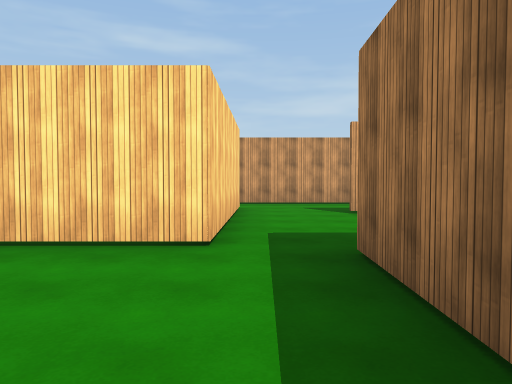
view 1 (above)

24 first-person views from a walk through a scene from a Unity 3-D project. The camera is 1.5 m above the floor, tilts 2° down and sees 70° across. The floor is counted in squares, 2.4 m on a side. Each view is taken from the middle of a square. On the plan, view 1 faces up. The plan holds only what a view shows up to about 10 squares ahead; the rest is blank. The place goes on beyond the plan. The player character is not drawn. Surface patterns are stand-ins for the level's own textures.

view 2
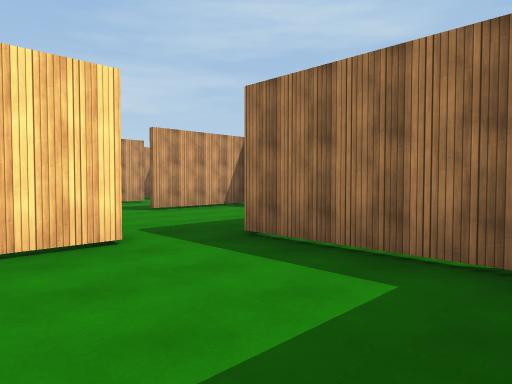

view 3
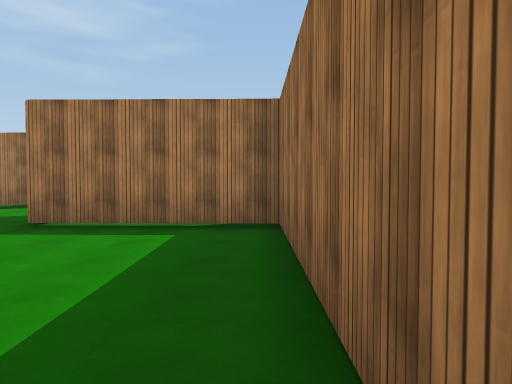

view 4
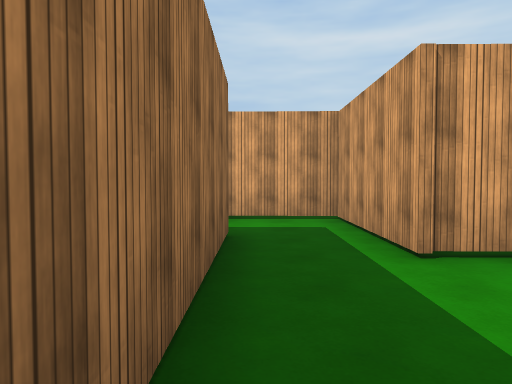

view 5
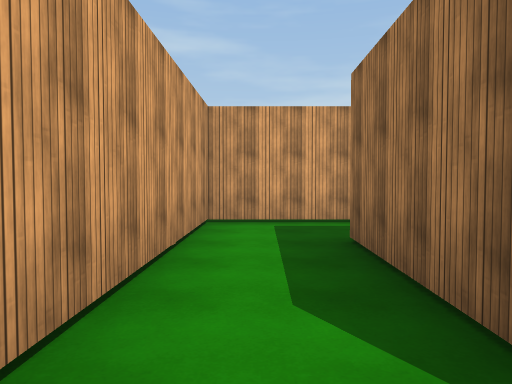

view 6
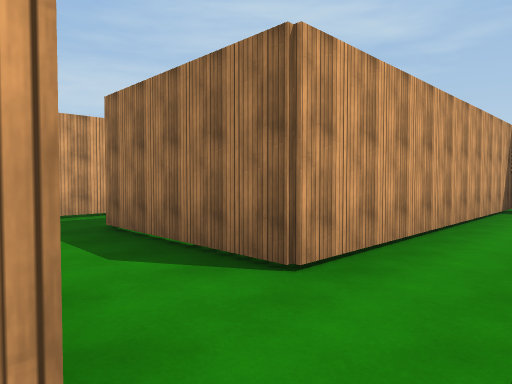

view 7
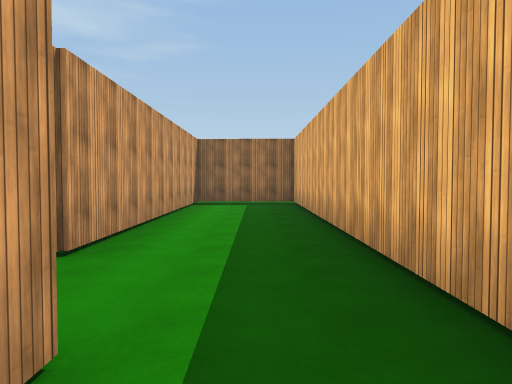

view 8
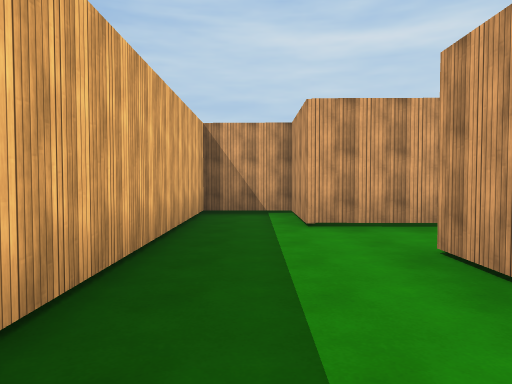

view 9
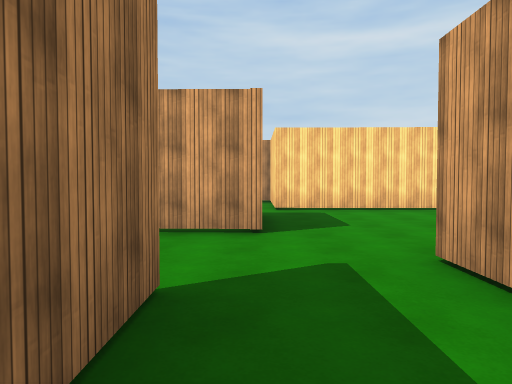

view 10
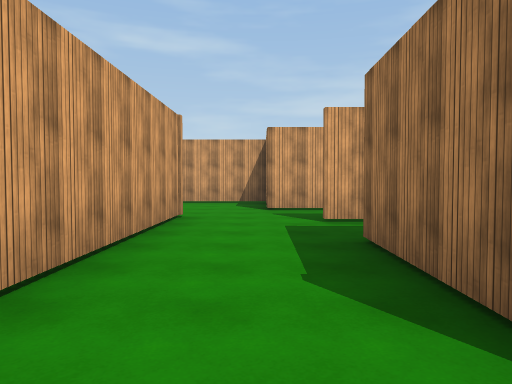

view 11
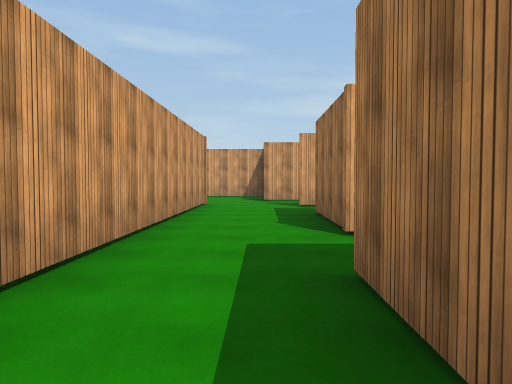

view 12
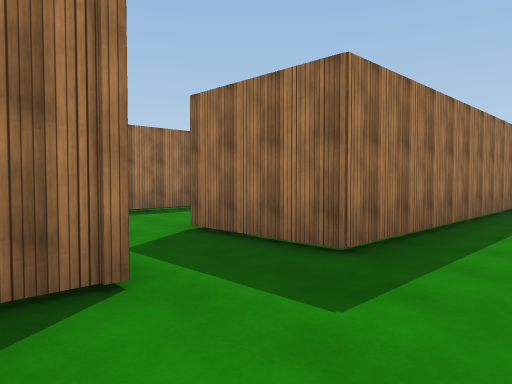

view 13
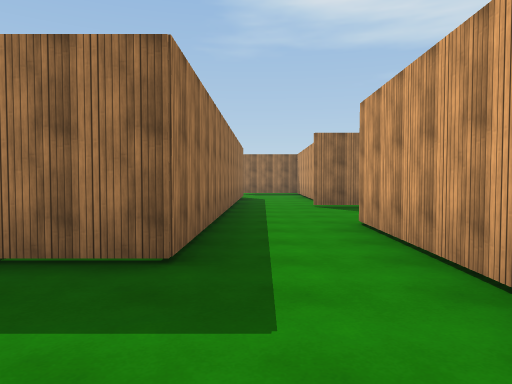

view 14
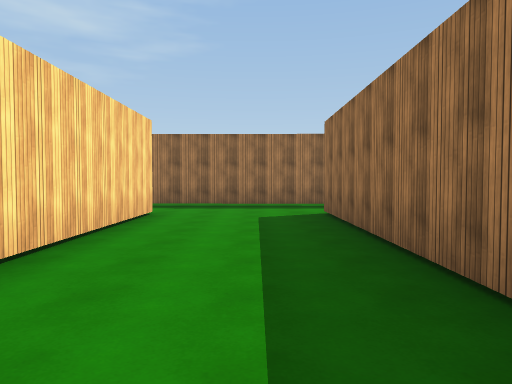

view 15
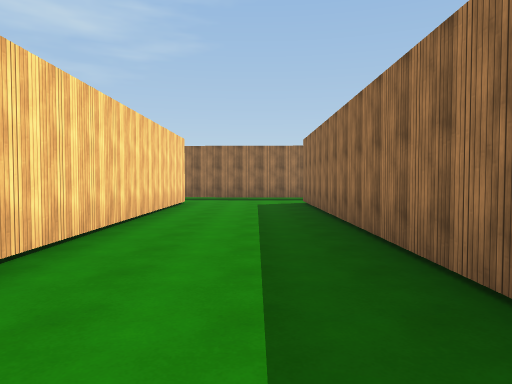

view 16
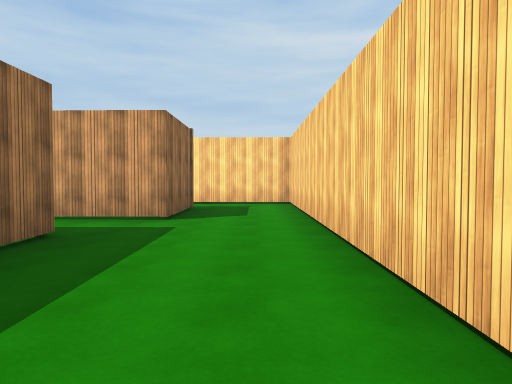

view 17
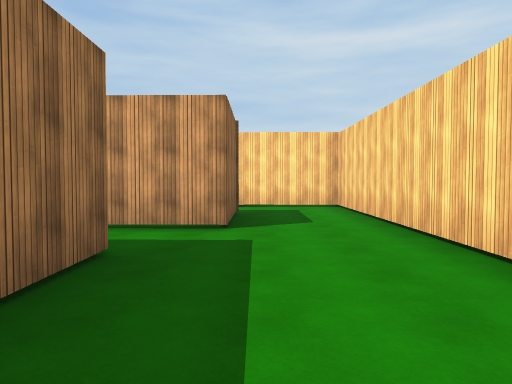

view 18
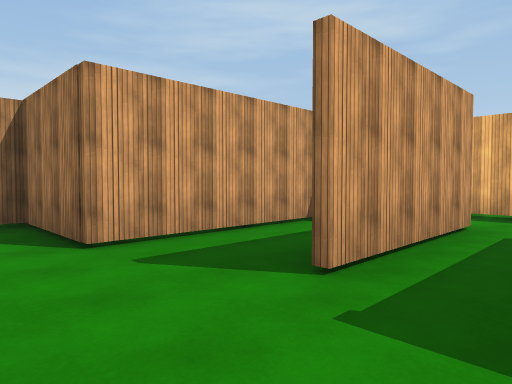

view 19
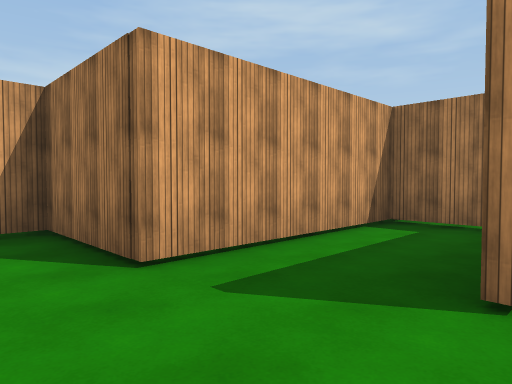

view 20
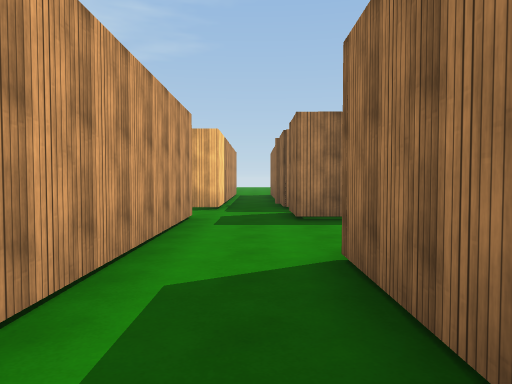

view 21
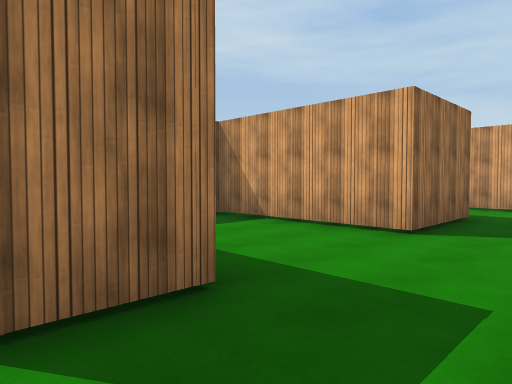

view 22
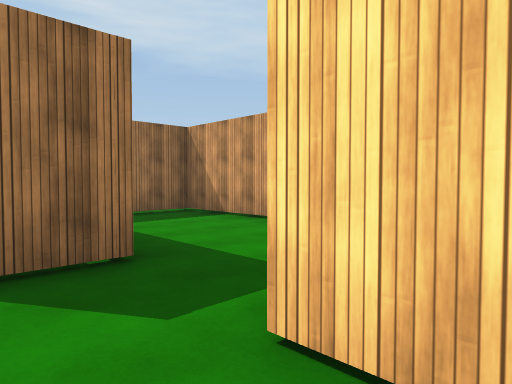

view 23
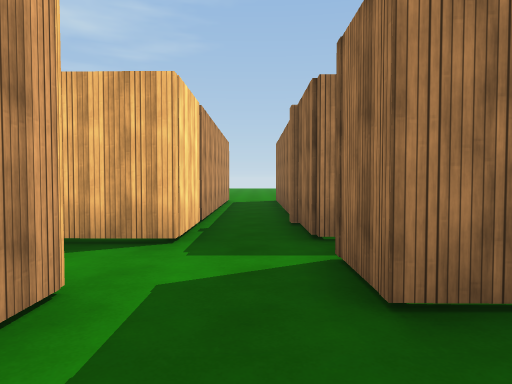

view 24
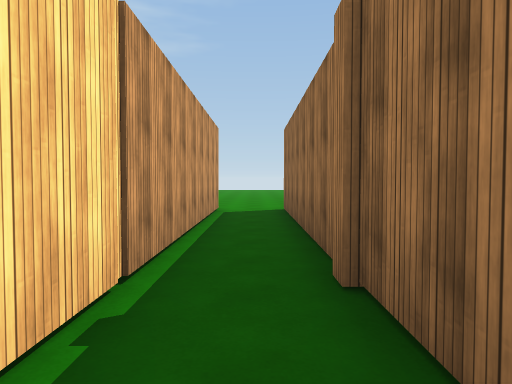

### Floor plan
Ten units are one square. View 1 is at (0, 0); x grows to the right and y downward. Boxes are objects, and circles mark ways between rooms. Rooms are numbered by the first view taken in them; rooms with no view inside come last. Other rooms are left out.
<svg viewBox="-117 -97 297 197">
<path fill="none" stroke="#000" d="M-24 3 8 3 8 -32M-4 -34 -25 -34M-29 -35 -29 -13M-29 -13 -57 -13 -58 43 -78 43 -78 60 25 60 25 35 -41 35 -41 3 -24 3M49 -25 63 -25M27 -31 26 26M50 20 51 -7M81 -31 82 -44 42 -44M46 36 68 36M26 26 26 36M75 20 50 20M-61 92 28 92M26 36 26 61 -112 61 -112 86M45 95 46 36M-97 84 -76 84M116 36 174 36M100 11 100 20M175 22 116 22 116 11M97 56 97 36 109 36M68 36 68 72 80 72M100 20 75 20M42 -44 43 -66 16 -66M-3 -65 -4 -34M30 -92 -5 -92M-3 -77 -3 -65"/>
<circle cx="-35" cy="0" r="3" fill="#2a7"/>
<circle cx="0" cy="-30" r="3" fill="#2a7"/>
<circle cx="40" cy="20" r="3" fill="#2a7"/>
<circle cx="30" cy="-40" r="3" fill="#2a7"/>
<circle cx="40" cy="40" r="3" fill="#2a7"/>
<circle cx="70" cy="30" r="3" fill="#2a7"/>
<circle cx="100" cy="30" r="3" fill="#2a7"/>
<circle cx="10" cy="-70" r="3" fill="#2a7"/>
<text x="-10" y="-10">1</text>
<text x="-30" y="40">2</text>
<text x="40" y="-10">3</text>
<text x="50" y="30">4</text>
<text x="-20" y="70">5</text>
<text x="130" y="30">6</text>
<text x="90" y="40">7</text>
<text x="20" y="-50">8</text>
<text x="20" y="-80">9</text>
</svg>
Room 1 opens to room 2. Room 1 opens to room 8. Room 3 opens to room 4. Room 3 opens to room 8. Room 4 opens to room 5. Room 4 opens to room 7. Room 6 opens to room 7. Room 8 opens to room 9.

Where each view was taken, in squares from view 1:
view 1: 0 up, 0 right, facing up
view 2: 0 up, 2 left, facing up-right
view 3: 0 up, 4 left, facing right
view 4: 0 up, 0 right, facing left
view 5: 4 down, 5 left, facing up
view 6: 5 down, 6 left, facing up-right
view 7: 5 down, 7 left, facing right
view 8: 5 down, 1 left, facing left
view 9: 3 up, 7 right, facing left
view 10: 3 down, 4 right, facing up
view 11: 6 down, 4 right, facing up
view 12: 1 down, 3 right, facing down-right
view 13: 1 down, 4 right, facing down
view 14: 8 down, 4 left, facing right
view 15: 8 down, 7 left, facing right
view 16: 7 down, 2 left, facing left
view 17: 8 down, 3 left, facing left
view 18: 1 up, 3 right, facing up-right
view 19: 2 up, 3 right, facing up-right
view 20: 3 down, 4 right, facing right
view 21: 2 down, 11 right, facing down-left
view 22: 1 down, 11 right, facing down-left
view 23: 3 down, 8 right, facing right
view 24: 3 down, 11 right, facing right
